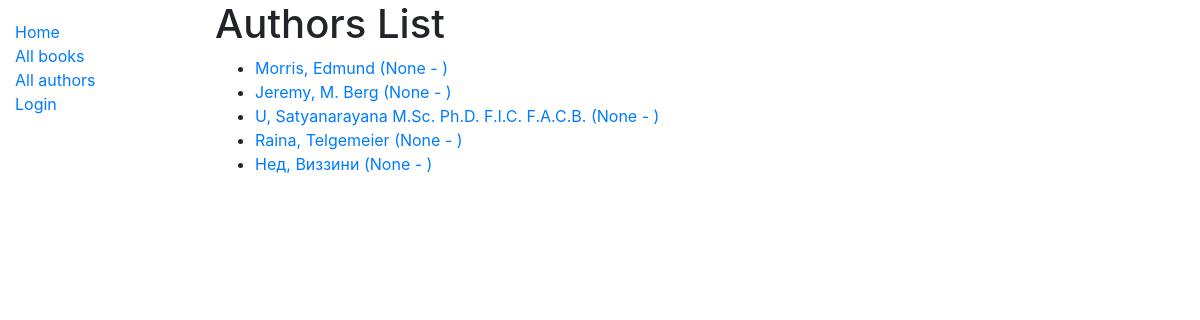
Page /catalog/authors/ on the earlier database version.
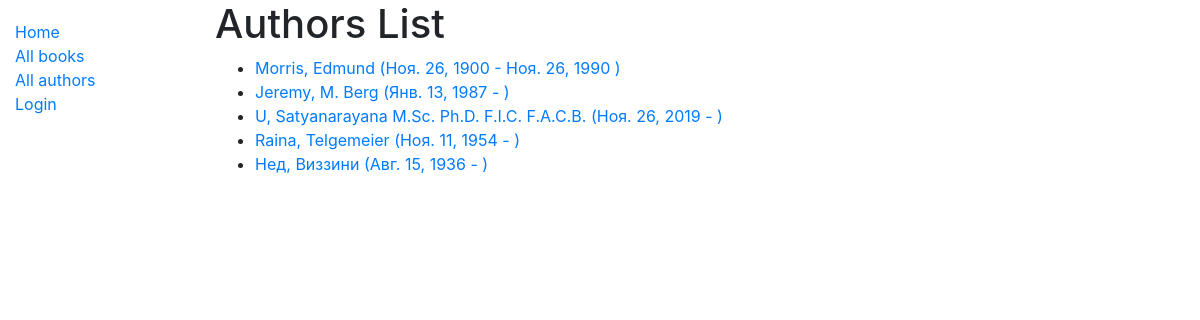
Same page on the later database version.
### catalog/models.py (models this page shows, shortened)
class Author(models.Model):
    first_name = models.CharField(max_length=100)
    last_name = models.CharField(max_length=100)
    date_of_birth = models.DateField(null=True, blank=True)
    date_of_death = models.DateField('Died', null=True, blank=True)
    class Meta:
        ordering = ['last_name', 'first_name']
    def get_absolute_url(self):
        return reverse('author-detail', args=[str(self.id)])

### catalog/views.py (the view)
# urls.py: path('authors/', views.AuthorListView.as_view(), name='authors'),
class AuthorListView(generic.ListView):
	model = Author
	paginate_by = 10

### catalog/templates/catalog/author_list.html
{% extends "base_generic.html" %}
{% block content %}
  <h1>Authors List</h1>
  {% if author_list %}
  <ul>
    {% for author in author_list %}
      <li>
        <a href="{{ author.get_absolute_url }}">{{ author.first_name }}, {{ author.last_name }} ({{author.date_of_birth}} - {{author.date_of_death|default_if_none:""}} )</a>
      </li>
    {% endfor %}
  </ul>
  {% else %}
    <p>There are no authors in the library.</p>
  {% endif %}
{% endblock %}

Differences in the rows shown:
changed Author "Morris": date_of_birth "None" → "Ноя. 26, 1900"; date_of_death (not shown) → "Ноя. 26, 1990"
changed Author "Jeremy": date_of_birth "None" → "Янв. 13, 1987"
changed Author "Satyanarayana M.Sc. Ph.D. F.I.C. F.A.C.B.": date_of_birth "None" → "Ноя. 26, 2019"
changed Author "Raina": date_of_birth "None" → "Ноя. 11, 1954"
changed Author "Нед": date_of_birth "None" → "Авг. 15, 1936"
